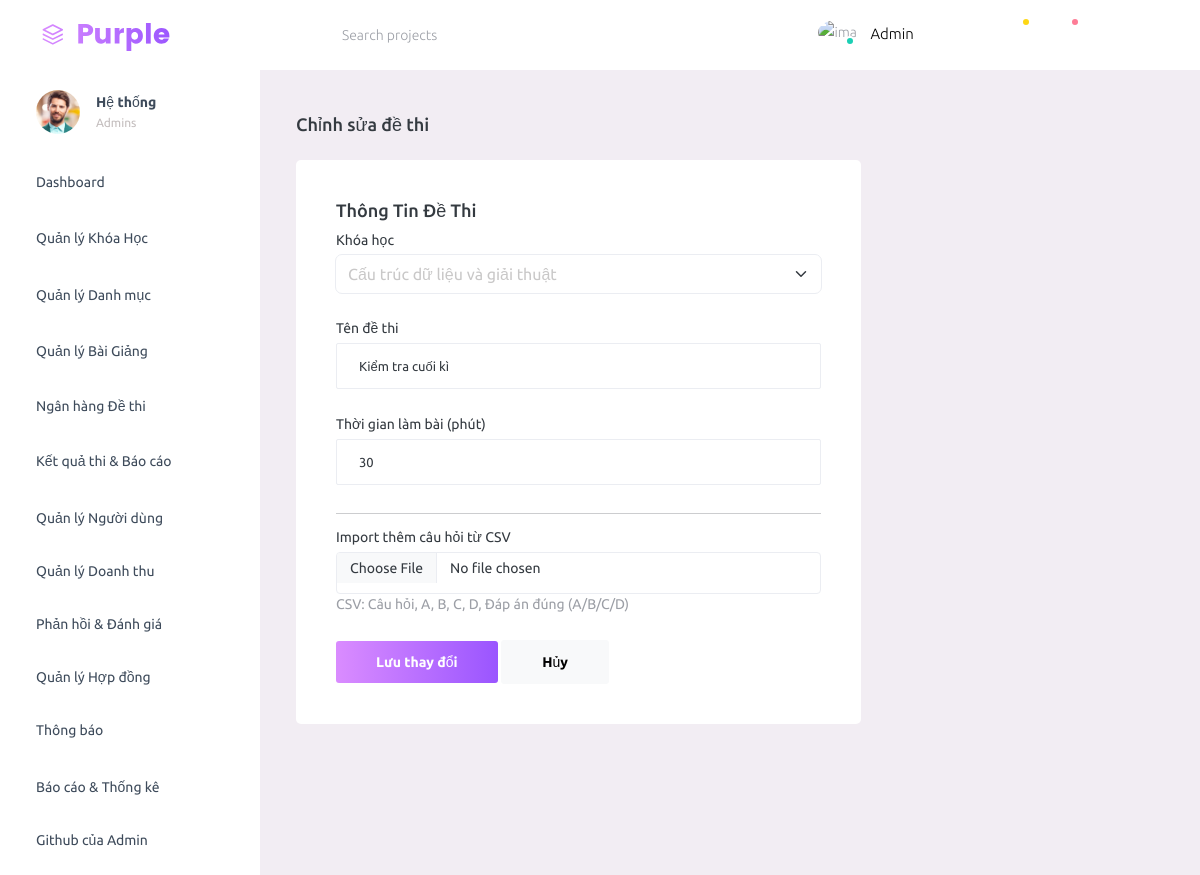
/admin/pages/DeThi/EditDeThi.php?id=15 (signed in), run on the app's committed database.
### tables this page shows
CREATE TABLE `quizzes` (
  `id` int NOT NULL,
  `course_id` int DEFAULT NULL,
  `title` varchar(255) DEFAULT NULL,
  `created_at` datetime DEFAULT CURRENT_TIMESTAMP,
  `time_limit` int DEFAULT '45'
);

CREATE TABLE `courses` (
  `id` int NOT NULL,
  `category_id` int DEFAULT NULL,
  `title` varchar(255) DEFAULT NULL,
  `description` text,
  `thumbnail` varchar(255) DEFAULT NULL,
  `price` decimal(10,2) NOT NULL DEFAULT '0.00',
  `status` enum('draft','published','archived') NOT NULL DEFAULT 'draft',
  `updated_at` timestamp NOT NULL DEFAULT CURRENT_TIMESTAMP ON UPDATE CURRENT_TIMESTAMP,
  `slug` varchar(255) NOT NULL,
  `teacher_id` int DEFAULT NULL,
  `created_at` datetime DEFAULT CURRENT_TIMESTAMP
);

### admin/pages/DeThi/EditDeThi.php (the view, shortened to what this page needs)
<?php
include(__DIR__ . '/../../../config.php');
$quiz_id = isset($_GET['id']) ? intval($_GET['id']) : 0;
$sql_quiz = "SELECT * FROM quizzes WHERE id = $quiz_id";
$quiz = $conn->query($sql_quiz)->fetch_assoc();
$sql_courses = "SELECT id, title FROM courses";
$courses = $conn->query($sql_courses);
?>
<?php
include $_SERVER['DOCUMENT_ROOT'] . "/Learning/admin/header.php";
include $_SERVER['DOCUMENT_ROOT'] . "/Learning/admin/navbar.php";
?>
<div class="container-fluid page-body-wrapper">
<?php include $_SERVER['DOCUMENT_ROOT'] . "/Learning/admin/sidebar.php"; ?>
<div class="main-panel">
<div class="content-wrapper">
<div class="page-header">
    <h3 class="page-title">Chỉnh sửa đề thi</h3>
</div>
<div class="row">
<div class="col-md-8 grid-margin stretch-card">
<div class="card">
<div class="card-body">
<h4 class="card-title">Thông tin đề thi</h4>
<form method="POST" enctype="multipart/form-data">
    <div class="form-group">
        <label>Khóa học</label>
        <select name="course_id" class="form-select" required>
            <?php while($c = $courses->fetch_assoc()): ?>
                <option value="<?= $c['id'] ?>"
                    <?= $quiz['course_id'] == $c['id'] ? 'selected' : '' ?>>
                    <?= htmlspecialchars($c['title']) ?>
                </option>
            <?php endwhile; ?>
        </select>
    </div>
    <div class="form-group">
        <label>Tên đề thi</label>
        <input type="text" name="title" class="form-control"
               value="<?= htmlspecialchars($quiz['title']) ?>" required>
    </div>
    <div class="form-group">
        <label>Thời gian làm bài (phút)</label>
        <input type="number" name="time_limit" class="form-control"
               min="1" max="180"
               value="<?= $quiz['time_limit'] ?>" required>
    </div>
    <hr>
    <div class="form-group">
        <label>Import thêm câu hỏi từ CSV</label>
        <input type="file" name="quiz_file"
               class="form-control form-control-sm"
               accept=".csv">
        <small class="text-muted">
            CSV: Câu hỏi, A, B, C, D, Đáp án đúng (A/B/C/D)
        </small>
    </div>
    <button class="btn btn-gradient-primary">Lưu thay đổi</button>
    <a href="ListDeThi.php" class="btn btn-light">Hủy</a>
</form>
</div>
</div>
</div>
</div>
</div>
<?php include $_SERVER['DOCUMENT_ROOT'] . "/Learning/admin/footer.php"; ?>

### data on the page
quizzes: course_id "Cấu trúc dữ liệu và giải thuật", title "Kiểm tra cuối kì", time_limit "30"

### other printed values
$_SESSION['username'] "Admin"
$_SESSION['fullname'] "Hệ thống"
$_SESSION['user_role'] "Admins"
